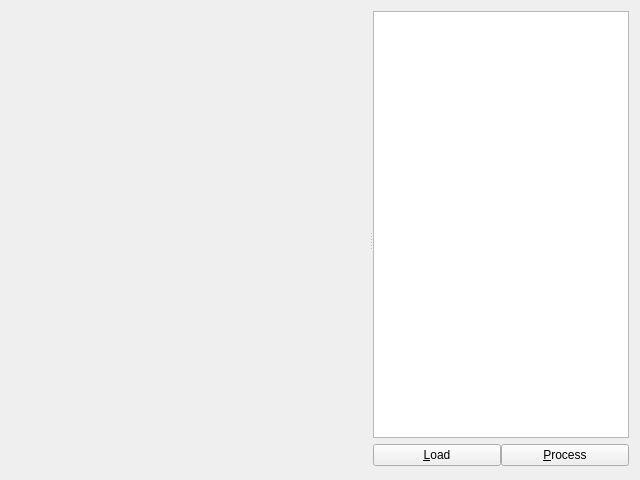
<?xml version="1.0" encoding="UTF-8"?>
<ui version="4.0">
 <class>PostProcessWidget</class>
 <widget class="QWidget" name="PostProcessWidget">
  <property name="geometry">
   <rect>
    <x>0</x>
    <y>0</y>
    <width>640</width>
    <height>480</height>
   </rect>
  </property>
  <property name="windowTitle">
   <string>Form</string>
  </property>
  <layout class="QVBoxLayout" name="verticalLayout_0">
   <item>
    <layout class="QHBoxLayout" name="horizontalLayout_2_0">
     <item>
      <widget class="QSplitter" name="splitter">
       <property name="sizePolicy">
        <sizepolicy hsizetype="Expanding" vsizetype="Preferred">
         <horstretch>0</horstretch>
         <verstretch>100</verstretch>
        </sizepolicy>
       </property>
       <property name="orientation">
        <enum>Qt::Horizontal</enum>
       </property>
       <widget class="TrackView" name="m_trackView" native="true">
        <property name="sizePolicy">
         <sizepolicy hsizetype="Preferred" vsizetype="Preferred">
          <horstretch>100</horstretch>
          <verstretch>100</verstretch>
         </sizepolicy>
        </property>
       </widget>
       <widget class="QFrame" name="frame">
        <property name="sizePolicy">
         <sizepolicy hsizetype="MinimumExpanding" vsizetype="Expanding">
          <horstretch>1</horstretch>
          <verstretch>0</verstretch>
         </sizepolicy>
        </property>
        <property name="minimumSize">
         <size>
          <width>0</width>
          <height>0</height>
         </size>
        </property>
        <property name="maximumSize">
         <size>
          <width>420</width>
          <height>16777215</height>
         </size>
        </property>
        <property name="frameShape">
         <enum>QFrame::NoFrame</enum>
        </property>
        <property name="frameShadow">
         <enum>QFrame::Plain</enum>
        </property>
        <property name="lineWidth">
         <number>0</number>
        </property>
        <layout class="QVBoxLayout" name="verticalLayout_1">
         <property name="margin">
          <number>0</number>
         </property>
         <item>
          <widget class="QTableView" name="m_trackResults">
           <property name="sizePolicy">
            <sizepolicy hsizetype="Expanding" vsizetype="Expanding">
             <horstretch>1</horstretch>
             <verstretch>0</verstretch>
            </sizepolicy>
           </property>
           <property name="minimumSize">
            <size>
             <width>0</width>
             <height>0</height>
            </size>
           </property>
           <property name="maximumSize">
            <size>
             <width>420</width>
             <height>16777215</height>
            </size>
           </property>
           <property name="editTriggers">
            <set>QAbstractItemView::NoEditTriggers</set>
           </property>
           <property name="alternatingRowColors">
            <bool>true</bool>
           </property>
           <property name="selectionMode">
            <enum>QAbstractItemView::ContiguousSelection</enum>
           </property>
           <property name="selectionBehavior">
            <enum>QAbstractItemView::SelectRows</enum>
           </property>
           <property name="showGrid">
            <bool>true</bool>
           </property>
           <property name="cornerButtonEnabled">
            <bool>true</bool>
           </property>
           <attribute name="horizontalHeaderVisible">
            <bool>true</bool>
           </attribute>
           <attribute name="horizontalHeaderStretchLastSection">
            <bool>true</bool>
           </attribute>
           <attribute name="verticalHeaderVisible">
            <bool>false</bool>
           </attribute>
          </widget>
         </item>
         <item>
          <layout class="QHBoxLayout" name="horizontalLayout_2_1">
           <property name="spacing">
            <number>0</number>
           </property>
           <property name="leftMargin">
            <number>0</number>
           </property>
           <property name="topMargin">
            <number>0</number>
           </property>
           <property name="rightMargin">
            <number>0</number>
           </property>
           <property name="bottomMargin">
            <number>3</number>
           </property>
           <item>
            <widget class="QPushButton" name="m_loadDataBtn">
             <property name="enabled">
              <bool>true</bool>
             </property>
             <property name="text">
              <string>&amp;Load</string>
             </property>
            </widget>
           </item>
           <item>
            <widget class="QPushButton" name="m_postProcessBtn">
             <property name="enabled">
              <bool>true</bool>
             </property>
             <property name="text">
              <string>&amp;Process</string>
             </property>
            </widget>
           </item>
          </layout>
         </item>
        </layout>
       </widget>
      </widget>
     </item>
    </layout>
   </item>
  </layout>
 </widget>
 <customwidgets>
  <customwidget>
   <class>TrackView</class>
   <extends>QWidget</extends>
   <header>TrackView.h</header>
   <container>1</container>
  </customwidget>
 </customwidgets>
 <resources/>
 <connections/>
</ui>
